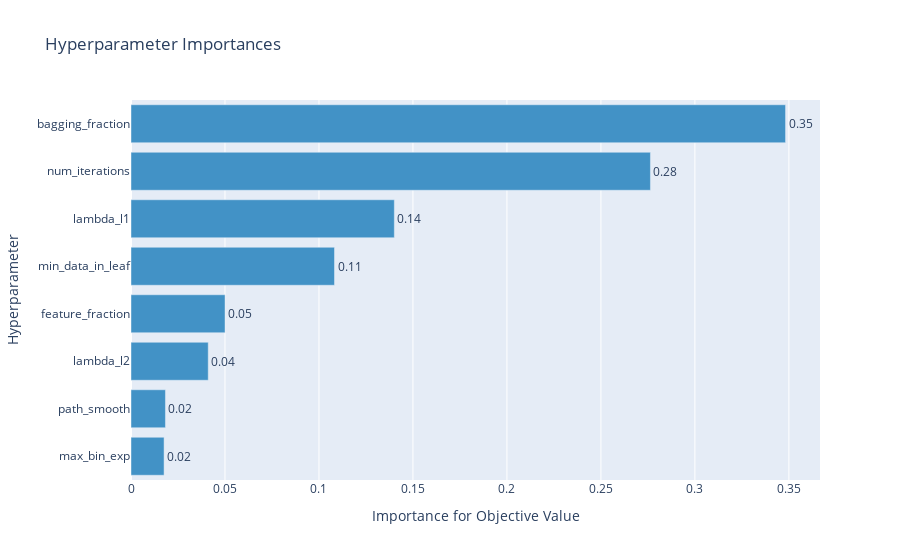

The cell this chart's notebook holds for it:
### Code cell
plot_param_importances(study)

### Figure 1 — Plotly figure (JSON) as saved in the notebook; plotly's stock layout.template omitted (floating-point values rounded to 4 significant figures)
{"data": [{"cliponaxis": false, "hovertemplate": ["max_bin_exp (IntUniformDistribution): 0.01759286569010379<extra></extra>", "path_smooth (UniformDistribution): 0.018334789553197558<extra></extra>", "lambda_l2 (LogUniformDistribution): 0.04109133092491081<extra></extra>", "feature_fraction (DiscreteUniformDistribution): 0.05004025836502425<extra></extra>", "min_data_in_leaf (IntUniformDistribution): 0.10826618522046193<extra></extra>", "lambda_l1 (LogUniformDistribution): 0.14009506232925667<extra></extra>", "num_iterations (IntUniformDistribution): 0.27634991729624964<extra></extra>", "bagging_fraction (DiscreteUniformDistribution): 0.3482295906207954<extra></extra>"], "marker": {"color": "rgb(66,146,198)"}, "orientation": "h", "text": ["0.01759286569010379", "0.018334789553197558", "0.04109133092491081", "0.05004025836502425", "0.10826618522046193", "0.14009506232925667", "0.27634991729624964", "0.3482295906207954"], "textposition": "outside", "texttemplate": "%{text:.2f}", "type": "bar", "x": [0.01759, 0.01833, 0.04109, 0.05004, 0.1083, 0.1401, 0.2763, 0.3482], "y": ["max_bin_exp", "path_smooth", "lambda_l2", "feature_fraction", "min_data_in_leaf", "lambda_l1", "num_iterations", "bagging_fraction"]}], "layout": {"autosize": true, "showlegend": false, "title": {"text": "Hyperparameter Importances"}, "xaxis": {"autorange": true, "range": [0, 0.3666], "title": {"text": "Importance for Objective Value"}, "type": "linear"}, "yaxis": {"autorange": true, "range": [-0.5, 7.5], "title": {"text": "Hyperparameter"}, "type": "category"}}}
